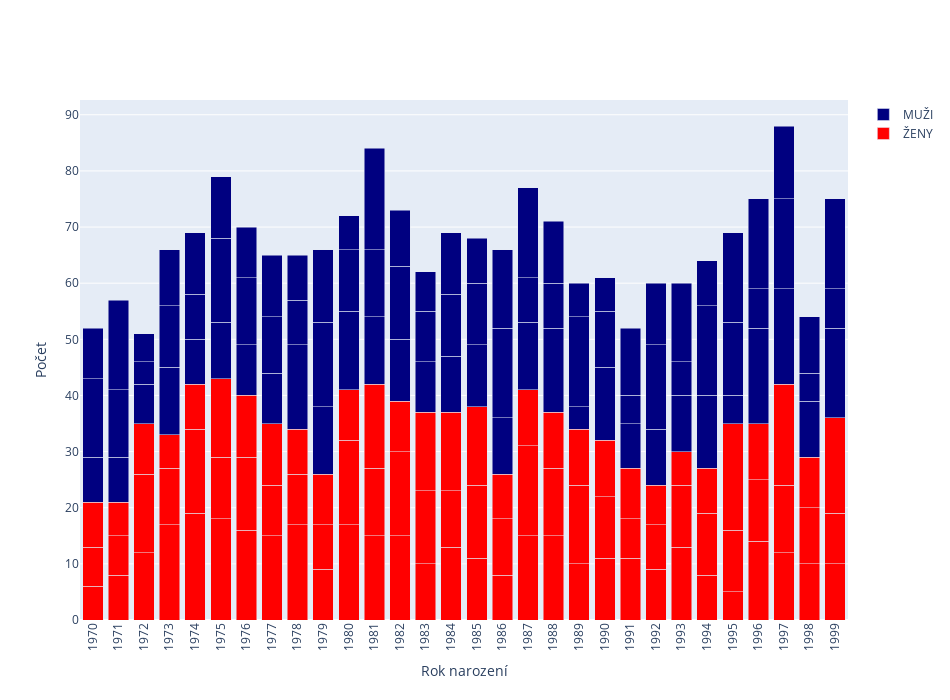

Notebook code cell kept with this figure:
### Markdown cell above
## 1.2 - Počty závodníků podle roku narození, pohlaví mám navy + red

### Code cell
years = sorted(df_tot["birthyear"].unique())

fig = go.Figure()
for sex in ["W", "M"]:
    title_sex = titles[sex]
    color = colors[sex]
    
    df =  pd.DataFrame({'count' : df_tot[df_tot["sex"]==sex].groupby(
        ['birthyear', "club"] ).size()}).reset_index()
    fig.add_trace(go.Bar(x=df["birthyear"], y=df["count"], name=title_sex, marker=dict(color=color)))
    
fig.update_layout(barmode='stack')  
fig.update_layout(width=950, height=700,)
fig.update_layout(xaxis = dict(tickvals = years))        

fig.update_xaxes(tickangle=270)
fig.update_xaxes(title_text="Rok narození")
fig.update_yaxes(title_text="Počet")
fig.show()

#pio.write_html(fig, file = f"{project_path}/visualization/new version/V1_Year-Club_All.html", auto_open=False)

### Figure 1 — Plotly figure (JSON) as saved in the notebook; plotly's stock layout.template omitted (floating-point values rounded to 4 significant figures)
{"data": [{"marker": {"color": "red"}, "name": "ŽENY", "type": "bar", "x": [1970, 1970, 1970, 1971, 1971, 1971, 1972, 1972, 1972, 1973, 1973, 1973, 1974, 1974, 1974, 1975, 1975, 1975, 1976, 1976, 1976, 1977, 1977, 1977, 1978, 1978, 1978, 1979, 1979, 1979, 1980, 1980, 1980, 1981, 1981, 1981, 1982, 1982, 1982, 1983, 1983, 1983, 1984, 1984, 1984, 1985, 1985, 1985, 1986, 1986, 1986, 1987, 1987, 1987, 1988, 1988, 1988, 1989, 1989, 1989, 1990, 1990, 1990, 1991, 1991, 1991, 1992, 1992, 1992, 1993, 1993, 1993, 1994, 1994, 1994, 1995, 1995, 1995, 1996, 1996, 1996, 1997, 1997, 1997, 1998, 1998, 1998, 1999, 1999, 1999], "y": [6, 7, 8, 8, 7, 6, 12, 14, 9, 17, 10, 6, 19, 15, 8, 18, 11, 14, 16, 13, 11, 15, 9, 11, 17, 9, 8, 9, 8, 9, 17, 15, 9, 15, 12, 15, 15, 15, 9, 10, 13, 14, 13, 10, 14, 11, 13, 14, 8, 10, 8, 15, 16, 10, 15, 12, 10, 10, 14, 10, 11, 11, 10, 11, 7, 9, 9, 8, 7, 13, 11, 6, 8, 11, 8, 5, 11, 19, 14, 11, 10, 12, 12, 18, 10, 10, 9, 10, 9, 17]}, {"marker": {"color": "navy"}, "name": "MUŽI", "type": "bar", "x": [1970, 1970, 1970, 1971, 1971, 1971, 1972, 1972, 1972, 1973, 1973, 1973, 1974, 1974, 1974, 1975, 1975, 1975, 1976, 1976, 1976, 1977, 1977, 1977, 1978, 1978, 1978, 1979, 1979, 1979, 1980, 1980, 1980, 1981, 1981, 1981, 1982, 1982, 1982, 1983, 1983, 1983, 1984, 1984, 1984, 1985, 1985, 1985, 1986, 1986, 1986, 1987, 1987, 1987, 1988, 1988, 1988, 1989, 1989, 1989, 1990, 1990, 1990, 1991, 1991, 1991, 1992, 1992, 1992, 1993, 1993, 1993, 1994, 1994, 1994, 1995, 1995, 1995, 1996, 1996, 1996, 1997, 1997, 1997, 1998, 1998, 1998, 1999, 1999, 1999], "y": [8, 14, 9, 8, 12, 16, 7, 4, 5, 12, 11, 10, 8, 8, 11, 10, 15, 11, 9, 12, 9, 9, 10, 11, 15, 8, 8, 12, 15, 13, 14, 11, 6, 12, 12, 18, 11, 13, 10, 9, 9, 7, 10, 11, 11, 11, 11, 8, 10, 16, 14, 12, 8, 16, 15, 8, 11, 4, 16, 6, 13, 10, 6, 8, 5, 12, 10, 15, 11, 10, 6, 14, 13, 16, 8, 5, 13, 16, 17, 7, 16, 17, 16, 13, 10, 5, 10, 16, 7, 16]}], "layout": {"barmode": "stack", "height": 700, "width": 950, "xaxis": {"tickangle": -90, "tickvals": [1970, 1971, 1972, 1973, 1974, 1975, 1976, 1977, 1978, 1979, 1980, 1981, 1982, 1983, 1984, 1985, 1986, 1987, 1988, 1989, 1990, 1991, 1992, 1993, 1994, 1995, 1996, 1997, 1998, 1999], "title": {"text": "Rok narození"}}, "yaxis": {"title": {"text": "Počet"}}}}
